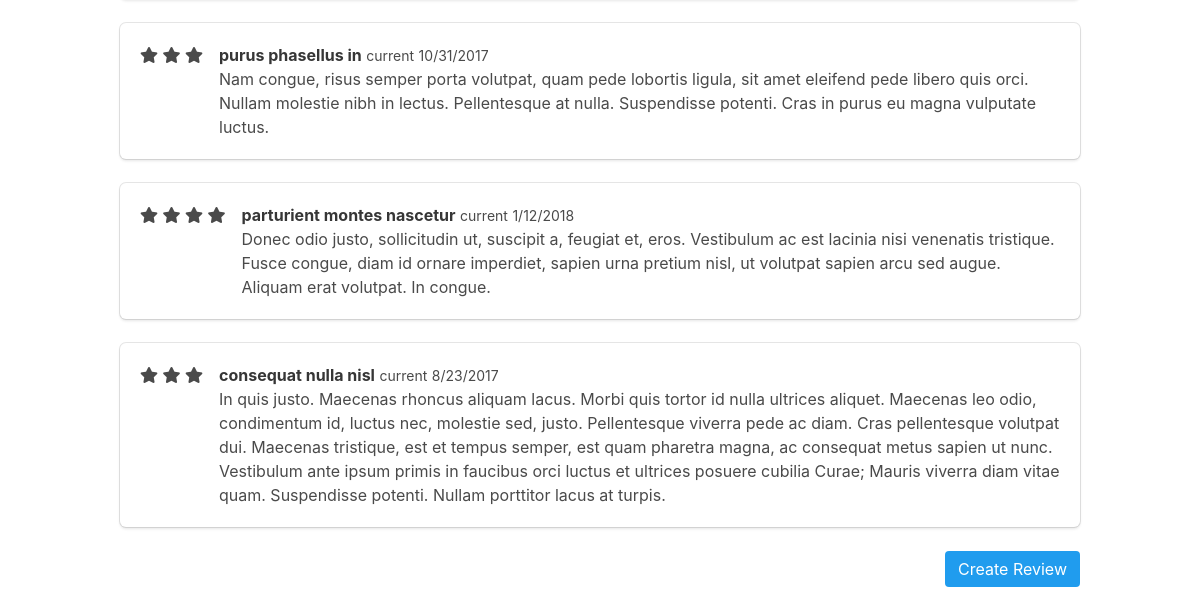
The app's page /employer/7 (lower part), older data.
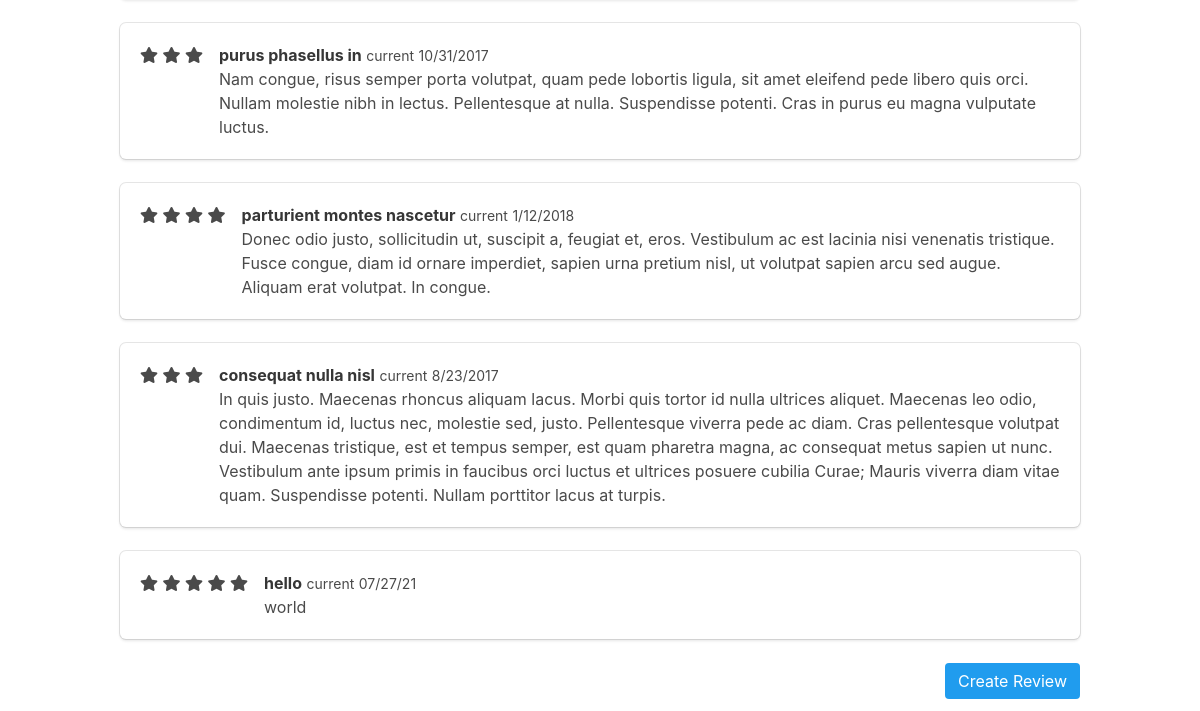
The same page, newer data.
### tables this page shows
CREATE TABLE "review" (
"id" INTEGER PRIMARY KEY AUTOINCREMENT,
"review" TEXT,
"rating" INTEGER,
"title" VARCHAR,
"date" DATETIME,
"status" VARCHAR,
"employer_id" INTEGER
);

### jobs/app.py (the view)
@app.route('/employer/<employer_id>')
def employer(employer_id):
    employer = execute_sql(
        'SELECT * FROM employer WHERE id=?', [employer_id], single=True)
    jobs = execute_sql(
        'SELECT job.id, job.title, job.description, job.salary FROM job JOIN employer ON employer.id = job.employer_id WHERE employer.id = ?', [employer_id])
    reviews = execute_sql(
        'SELECT review, rating, title, date, status FROM review JOIN employer ON employer.id = review.employer_id WHERE employer.id = ?', [employer_id])
    return render_template('employer.html', employer=employer, jobs=jobs, reviews=reviews)

### jobs/app.py (called while the page is built)
def open_connection():
    connection = getattr(g, '_connection', None)
    if connection == None:
        connection = g._connection = sqlite3.connect(PATH)
    connection.row_factory = sqlite3.Row
    return connection

def execute_sql(sql, values=(), commit=False, single=False):
    connection = open_connection()
    cursor = connection.execute(sql, values)
    if commit == True:
        results = connection.commit()
    else:
        results = cursor.fetchone() if single else cursor.fetchall()
    cursor.close()
    return results

@app.teardown_appcontext
def close_connection(exception):
    connection = getattr(g, "_connection", None)
    if connection is not None:
        connection.close()

### jobs/templates/employer.html (shortened to what this page needs)
{% extends 'layout.html' %}
{% block content %}
{% for review in reviews %}
<div class="box">
    <article class="media">
        <div class="media-left">
            {% for _ in range(0, review['rating']): %}
            <span class="fa fa-star checked"></span>
            {% endfor %}
        </div>
        <div class="media-content">
            <div class="content">
                <p><strong>{{review['title']}}</strong>
                    <small>{{review['status']}}</small>
                    <small>{{review['date']}}</small> <br>
                    {{review['review']}}
                </p>
            </div>
        </div>
    </article>
</div>
{% endfor %}
<div class="columns">
    <div class="column">
        <a class="button is-info is-pulled-right" href="{{ url_for('review', employer_id=employer['id']) }}">Create
            Review</a>
    </div>
</div>
{% endblock %}

### jobs/templates/layout.html (shortened to what this page needs)
{% from '_macros.html' import show_job, show_jobs with context %}
<!doctype html>
<html>
<head>
    <link rel="stylesheet" href="{{ url_for('static', filename='css/bulma.min.css') }}">
    <link rel="stylesheet" href="{{ url_for('static', filename='css/app.css')}}">
    <link rel="stylesheet" href="https://use.fontawesome.com/releases/v5.2.0/css/all.css">
</head>
<body>
    <div class="container top">
        <div class="content">
            {% block content %}
            {% endblock %}
        </div>
    </div>
</body>
</html>

### jobs/static/css/app.css (style rules this page uses)
.top { margin-top: 20px; }

Row changes from the older to the newer data that the page shows:
added review: rating 5 (drawn), title "hello", status "current", date "07/27/21", review "world"
